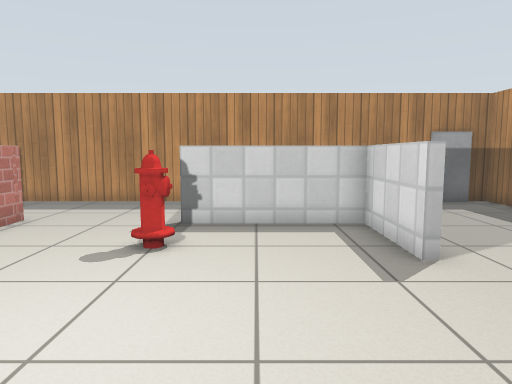
[1] (above)

15 first-person views from a walk through a Gazebo world. The camera is 0.9 m above the floor, tilts 6° down and sees 70° across. Floor lines are 1 m apart. The floor is counted in squares, 0.5 m on a side. Each view is taken from the middle of a square. On the plan, view 1 faces up. The plan holds only what a view shows up to about 18 squares ahead; the rest is blank. The robots in the file are not drawn. Gazebo's built-in surfaces are drawn with simple patterns. Simple shapes stand in for some stock models. Some surface patterns are stand-ins.

[2]
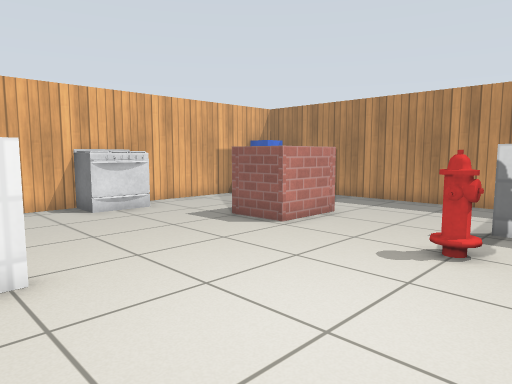

[3]
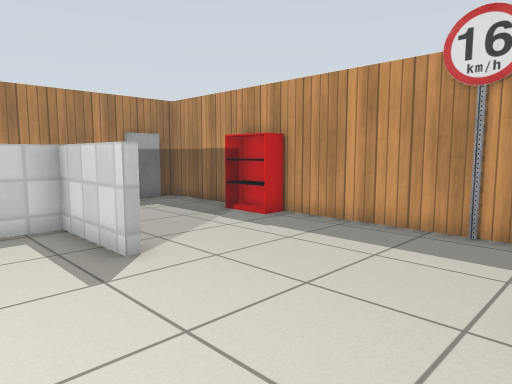

[4]
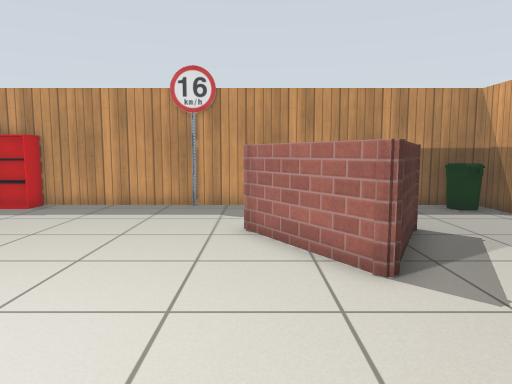

[5]
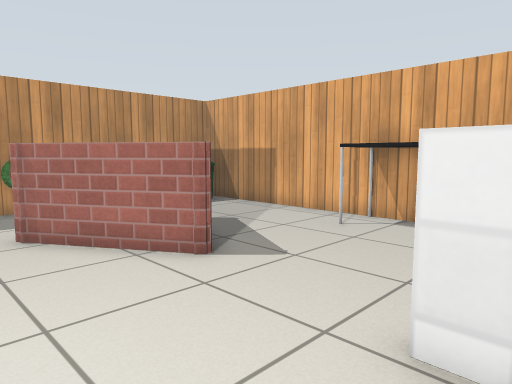

[6]
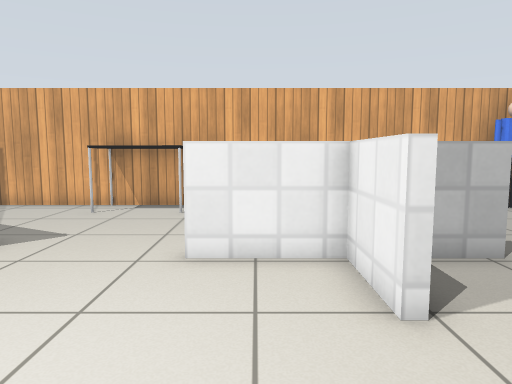

[7]
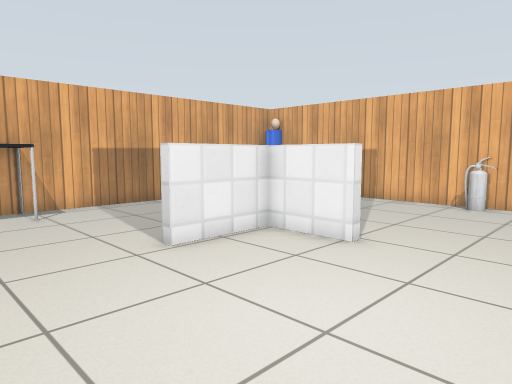

[8]
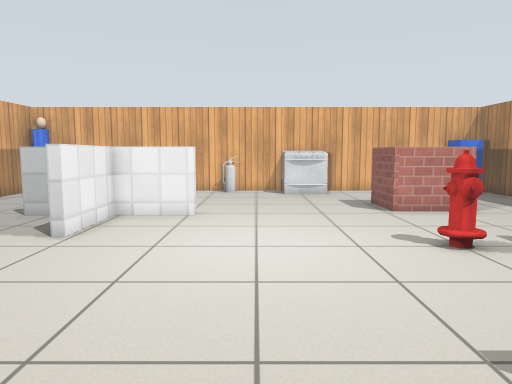

[9]
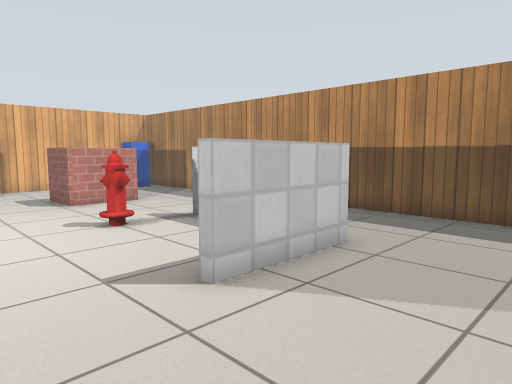

[10]
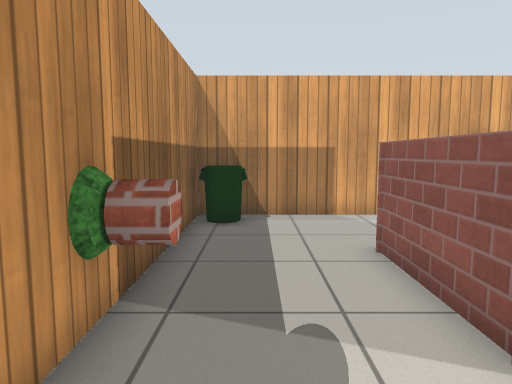

[11]
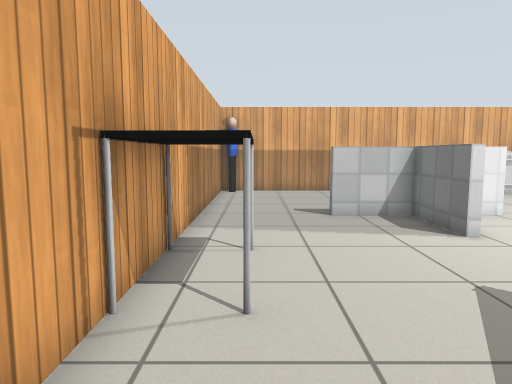

[12]
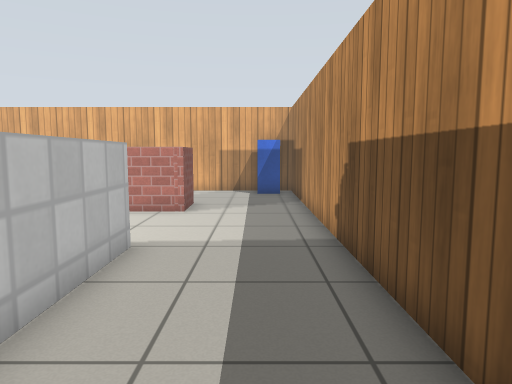

[13]
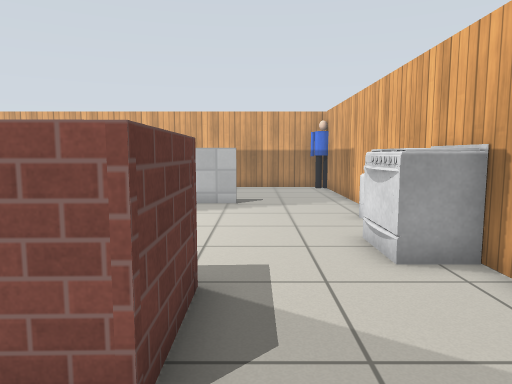

[14]
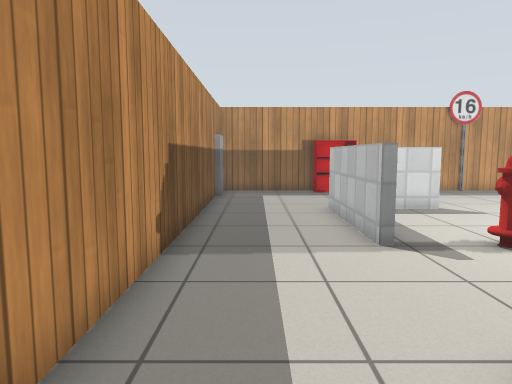

[15]
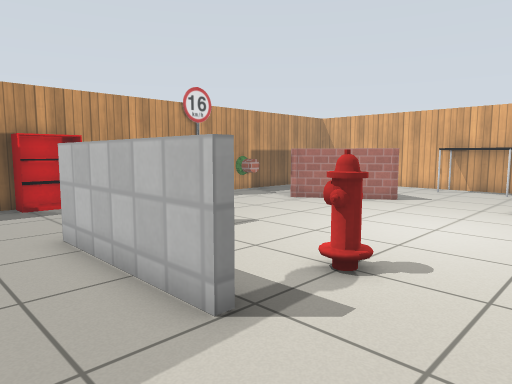

### Floor plan
Points are (right, up) in squares from view 1. A wall is a line through its corners. A room is listed if a view was taken in it or the views show most of it. See-through windows are left out.
Room 1 (views 1, 2, 3, 4, 5, 6, 7, 8, 9, 10, 11, 12, 13, 14, 15)
walls: (2.8, 6) (2.8, 9.3) (-2, 9.3); (-5.6, 1.2) (-5.6, -1.1) (-2.7, -1.1); (-2.7, -1.4) (-5.6, -1.4); (-2, 9.7) (3.1, 9.7) (3.1, 6); (1.1, -2) (4.7, 0.3); (4.7, -0.1) (4.7, -3.6); (-6.3, 9.9) (-6.3, 7.3) (-8.2, 7.2) (-8.2, 9.6) (-6.2, 9.6); (-8.4, -1.1) (-6.7, -1.1); (4.4, -3.7) (1.2, -2) (1.2, -1.8); (-5.5, -7.7) (8.7, -7.7) (8.7, 13.7) (-12.7, 13.7) (-12.7, -0.5)
low walls: (-5.6, -1.4) (-5.6, -3.9)
ways out: opening at (-10.5, -1) to room 2; opening at (-6, -5.5) to room 2
objects: fire extinguisher (-12, 2); stove (-12, 5) to (-11, 6); postbox (-12, 12) to (-12, 13); fire hydrant (-2, 7); table (-1, -7) to (1, -6); bin (7, -7) to (8, -6); door leaf (7, 14); plant (8, -1) to (10, -1); bookshelf (8, 8) to (8, 9); speed sign (9, 2)
Room 2 (no view inside)
walls: (-12.7, -0.5) (-12.7, -7.7) (-5.5, -7.7)
ways out: opening at (-10.5, -1) to room 1; opening at (-6, -5.5) to room 1
objects: person (-12, -7)

Positions as (right, up) in squares from view 1, and headings:
1: (0, 0), facing up
2: (0, 0), facing up-left
3: (0, 0), facing up-right
4: (-4, 0), facing right
5: (-4, 2), facing down-right
6: (-4, 5), facing down
7: (1, 5), facing down-left
8: (5, 3), facing left
9: (7, 3), facing up-left
10: (7, 3), facing down
11: (5, -6), facing left
12: (5, 12), facing left
13: (-9, 12), facing down
14: (-9, 12), facing right
15: (-5, 12), facing down-right
